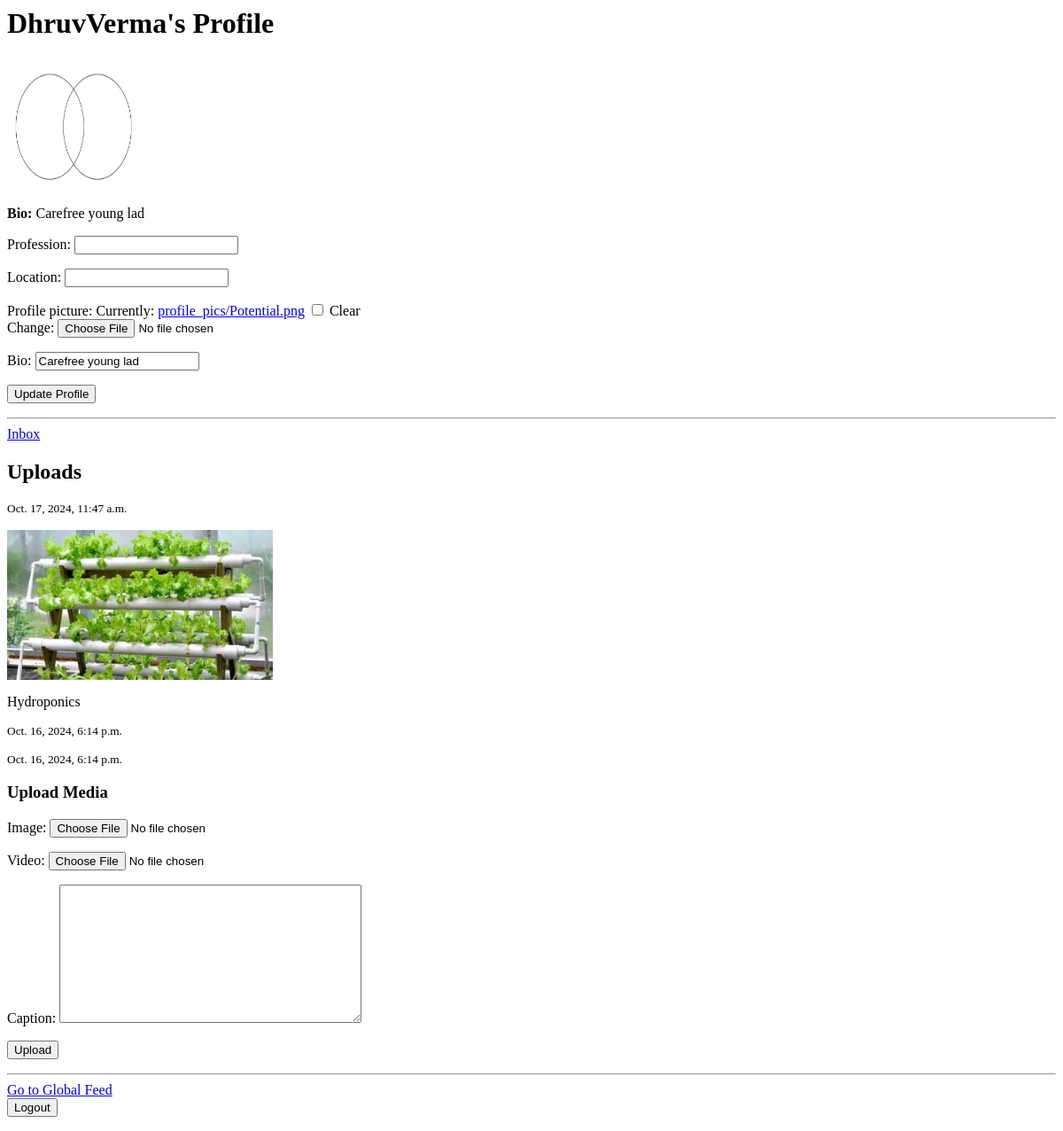
Before: /users/profile/ (signed in) with the older database file.
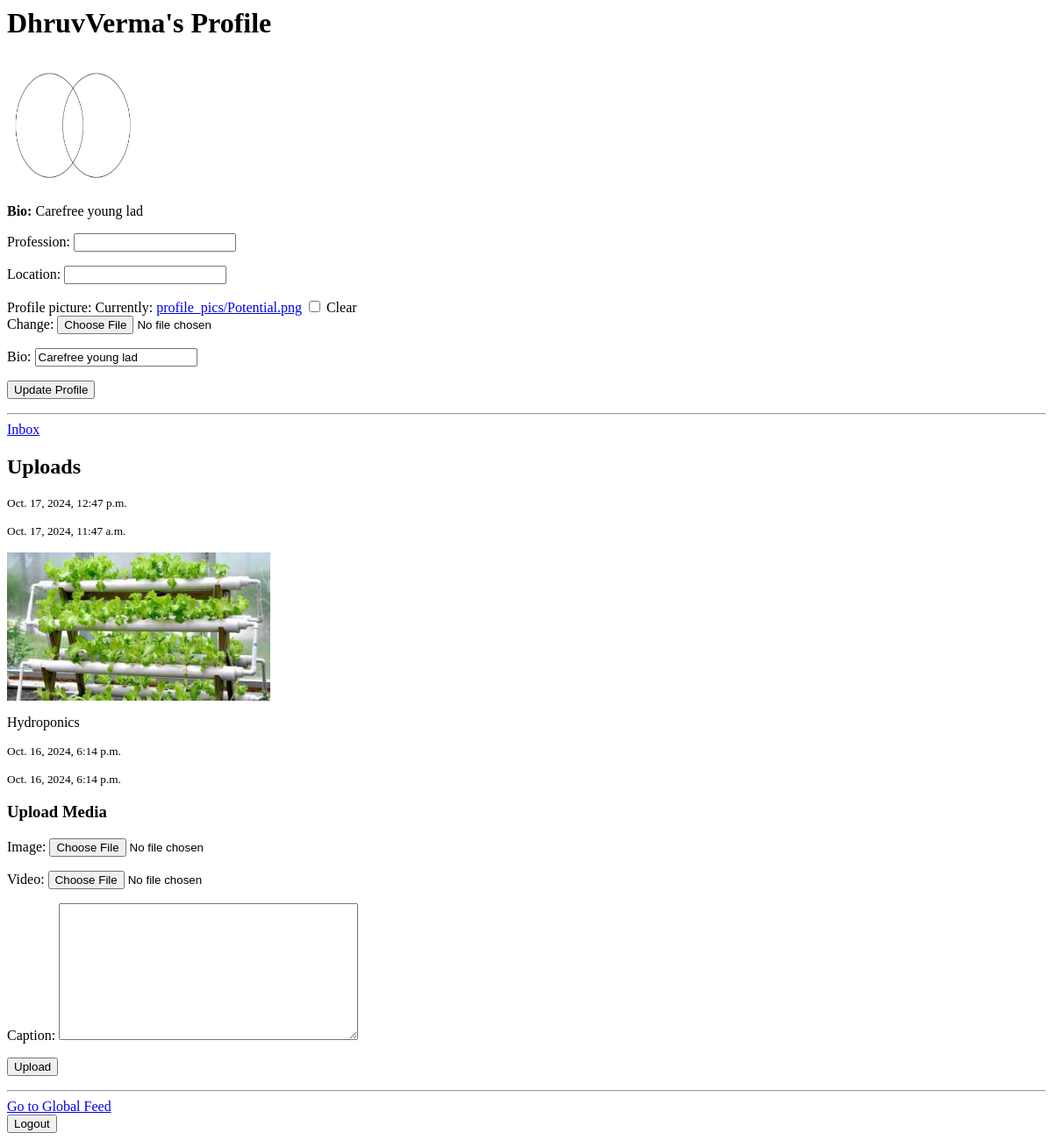
After: the same page with the newer database file.
### users/models.py (models this page shows, shortened)
class Upload(models.Model):
    profile = models.ForeignKey(Profile, on_delete=models.CASCADE, related_name='uploads')
    image = models.ImageField(upload_to='profile_pics', blank=True, null=True)
    video = models.FileField(upload_to='profile_videos', blank=True, null=True)
    caption = models.TextField(blank=True)
    upload_date = models.DateTimeField(auto_now_add=True)

### users/views.py (the view)
# urls.py: path('profile/', views.profile, name='profile'),
@login_required
def profile(request):
    user_profile = Profile.objects.get(user=request.user)  # Retrieve the current user's profile
    if request.method == 'POST':
        profile_form = ProfileUpdateForm(request.POST, request.FILES, instance=user_profile)
        upload_form = UploadForm(request.POST, request.FILES)
        if profile_form.is_valid() and upload_form.is_valid():
            profile_form.save()  # Save profile updates
            upload = upload_form.save(commit=False)
            upload.profile = user_profile  # Associate the upload with the current user's profile
            upload.save()
            messages.success(request, "Profile updated and image uploaded successfully!")
        else:
            if not profile_form.is_valid():
                messages.error(request, "Profile update failed. Please correct the errors below.")
            if not upload_form.is_valid():
                messages.error(request, "Image upload failed. Please correct the errors below.")
    else:
        profile_form = ProfileUpdateForm(instance=user_profile)
        upload_form = UploadForm()
    uploads = Upload.objects.filter(profile=user_profile).order_by('-upload_date')
    return render(request, 'users/profile.html', {
        'profile_form': profile_form,
        'upload_form': upload_form,
        'uploads': uploads,  # Pass uploads to the template
        'profile': user_profile
    })

### users/forms.py (shortened to what this page needs)
class ProfileUpdateForm(forms.ModelForm):
    class Meta:
        model = Profile
        fields = ['profession', 'location', 'profile_picture','bio']

class UploadForm(forms.ModelForm):
    class Meta:
        model = Upload
        fields = ['image', 'video', 'caption']

### users/templates/users/profile.html (shortened to what this page needs)
{% load static %}
<h1>{{ user.username }}'s Profile</h1>
{% if user.profile.profile_picture %}
    <img src="{{ user.profile.profile_picture.url }}" alt="Profile Picture" style="width: 150px; height: 150px; border-radius: 50%;">
{% else %}
    <img src="{% static 'default_profile_pic.jpg' %}" alt="No Profile Picture" style="width: 150px; height: 150px; border-radius: 50%;">
{% endif %}
<p><strong>Bio:</strong> {{ user.profile.bio }}</p>
<form method="post" enctype="multipart/form-data">
    {{ profile_form.as_p }}
    <button type="submit">Update Profile</button>
</form>
<hr>
{% if unread_messages %}
    <a href="{% url 'inbox' %}">Inbox ({{ unread_messages.count }})</a>
{% else %}
    <a href="{% url 'inbox' %}">Inbox</a>
{% endif %}
<h2>Uploads</h2>
{% for upload in uploads %}
    <div>
        {% if upload.image %}
            <img src="{{ upload.image.url }}" alt="Uploaded Image" style="max-width: 300px;">
        {% elif upload.video %}
            <video controls>
                <source src="{{ upload.video.url }}" type="video/mp4">
                Your browser does not support the video tag.
            </video>
        {% endif %}
        <p>{{ upload.caption }}</p>
        <p><small>{{ upload.upload_date }}</small></p>
    </div>
{% endfor %}
<h3>Upload Media</h3>
<form method="post" enctype="multipart/form-data">
    {{ upload_form.as_p }}
    <button type="submit">Upload</button>
</form>
<hr>
<div>
    <a href="{% url 'global-feed' %}">Go to Global Feed</a>
    <br>
    <form method="POST" action="{% url 'logout' %}">
        <button type="submit">Logout</button>
    </form>
</div>

Changed rows visible on the page:
added Upload: upload_date "Oct. 17, 2024, 12:47 p.m."
